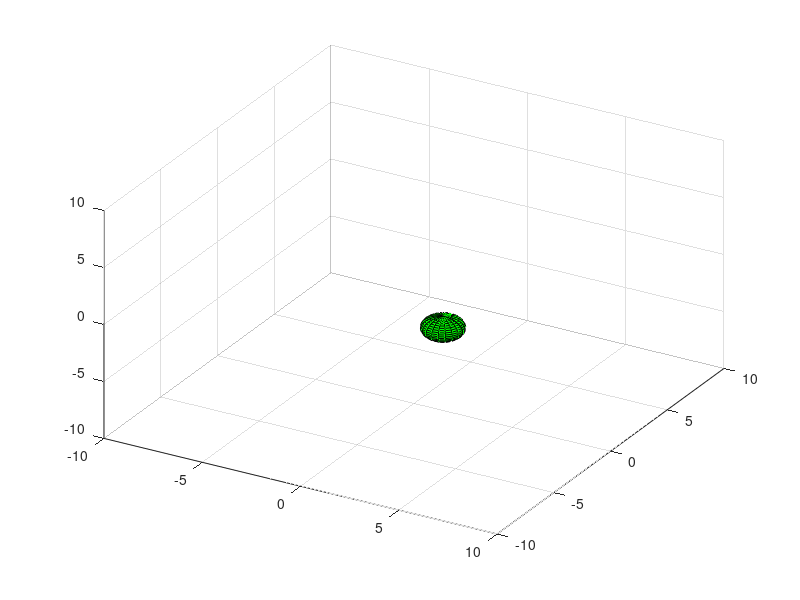

Source code (MATLAB):
close all
clear
clc
t = linspace(0,2*pi,50);
x = cos(t);
y = sin(t);
z = zeros(1,50);
[xp,yp,zp] = sphere;
psi = 15*pi/180;
theta = 30*pi/180;
phi = 20*pi/180;
R = [cos(phi)*cos(theta) cos(phi)*sin(theta)*sin(psi)-sin(phi)*cos(psi) cos(phi)*sin(theta)*cos(psi)+sin(phi)*sin(psi);    sin(phi)*cos(theta) sin(phi)*sin(theta)*sin(psi)+cos(phi)*cos(psi) sin(phi)*sin(theta)*cos(psi)-cos(phi)*sin(psi);    -sin(theta) cos(theta)*sin(psi) cos(theta)*cos(psi)];
p1 = [5*x;5*y;z];
p2 = [3*x;3*y;2*z];
p3 = [2*x;4*y;-3*z];
p1 = R*p1;
p2 = R*p2;
p3 = R*p3;
hold on
for k = 1:3
    if k == 1
        speed_factor = 1; % velocidad normal para la primera esfera
    elseif k == 2
        speed_factor = 0.5; % velocidad media para la segunda esfera
    else
        speed_factor = 2; % velocidad doble para la tercera esfera
    end
    idx = 1;
    idx1 = 1;
    idx2 = 1;
    idx3 = 1;
    for idx = 1:length(t)
        clf
        p1(:,idx1) = R*[5*cos(speed_factor*t(idx)); 5*sin(speed_factor*t(idx)); 0];
        surf(xp+p1(1,idx1),yp+p1(2,idx1),zp+p1(3,idx1),'FaceColor','r')
        p2(:,idx2) = R*[3*cos(0.5*speed_factor*t(idx)); 3*sin(0.5*speed_factor*t(idx)); 2*cos(speed_factor*t(idx))];
        surf(xp+.5+p2(1,idx2),yp+p2(2,idx2),zp+.5+p2(3,idx2),'FaceColor','b')
        p3(:,idx3) = R*[2*cos(2*speed_factor*t(idx)); 4*sin(2*speed_factor*t(idx)); -3*cos(speed_factor*t(idx))];
        surf(xp+1+p3(1,idx3),yp+p3(2,idx3),zp+p3(3,idx3),'FaceColor','g')
        xlim([-10 10])
        ylim([-10 10])
        zlim([-10 10])
        view(30,40)
        pause(0.1)
        idx1 = idx1 + 1;
        idx2 = idx2 + 1;
        idx3 = idx3 + 1;
    end
end

